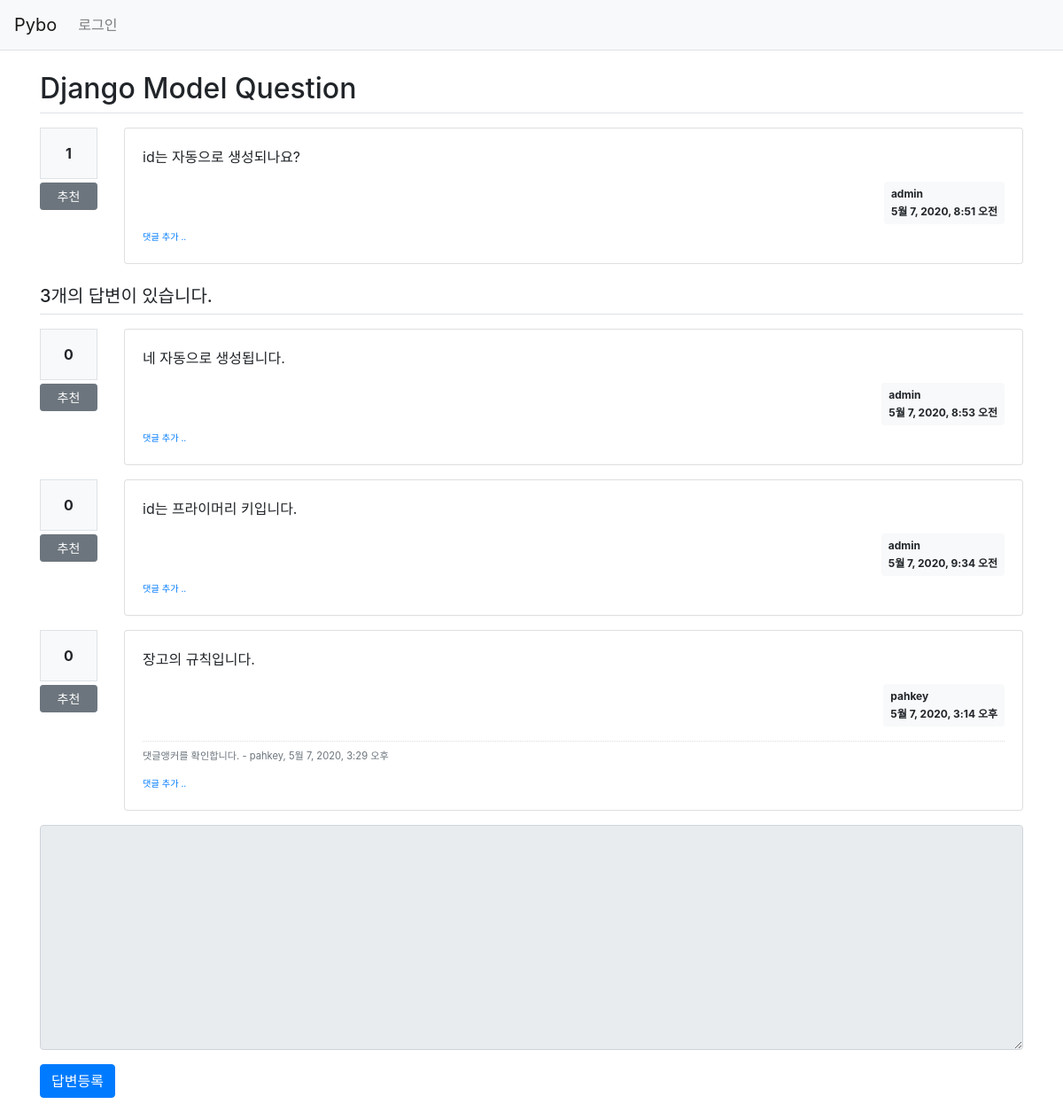
Screenshot of /pybo/2/ with the database file from the repository.
### pybo/models.py (models this page shows, shortened)
class Question(models.Model):
    author = models.ForeignKey(User, on_delete=models.CASCADE, related_name='author_question')
    subject = models.CharField(max_length=200)
    content = models.TextField()
    create_date = models.DateTimeField()
    modify_date = models.DateTimeField(null=True, blank=True)
    voter = models.ManyToManyField(User, related_name='voter_question')

class Answer(models.Model):
    author = models.ForeignKey(User, on_delete=models.CASCADE, related_name='author_answer')
    question = models.ForeignKey(Question, on_delete=models.CASCADE)
    content = models.TextField()
    create_date = models.DateTimeField()
    modify_date = models.DateTimeField(null=True, blank=True)
    voter = models.ManyToManyField(User, related_name='voter_answer')

class Comment(models.Model):
    author = models.ForeignKey(User, on_delete=models.CASCADE)
    content = models.TextField()
    create_date = models.DateTimeField()
    modify_date = models.DateTimeField(null=True, blank=True)
    question = models.ForeignKey(Question, null=True, blank=True, on_delete=models.CASCADE)
    answer = models.ForeignKey(Answer, null=True, blank=True, on_delete=models.CASCADE)

### pybo/views/base_views.py (the view)
# urls.py: path('<int:question_id>/', base_views.detail, name='detail'),
def detail(request, question_id):
    question = get_object_or_404(Question, pk=question_id)
    context = {'question': question}
    return render(request, 'pybo/question_detail.html', context)

### pybo/templatetags/pybo_filter.py (called while the page is built)
@register.filter()
def mark(value):
    extensions = ["nl2br", "fenced_code"]
    return mark_safe(markdown.markdown(value, extensions=extensions))

### templates/pybo/question_detail.html (shortened to what this page needs)
{% extends 'base.html' %}
{% load pybo_filter %}
{% block content %}
<div class="container my-3">
    <h2 class="border-bottom py-2">{{ question.subject }}</h2>
    <div class="row my-3">
        <div class="col-1">
            <div class="bg-light text-center p-3 border font-weight-bolder mb-1">{{question.voter.count}}</div>
            <a href="#" data-uri="{% url 'pybo:vote_question' question.id  %}"
               class="recommend btn btn-sm btn-secondary btn-block my-1">추천</a>
        </div>
        <div class="col-11">
            <div class="card">
                <div class="card-body">
                    <div class="card-text">{{ question.content|mark }}</div>
                    <div class="d-flex justify-content-end">
                        <div class="badge badge-light p-2 text-left">
                            <div class="mb-2">{{ question.author.username }}</div>
                            <div>{{ question.create_date }}</div>
                        </div>
                    </div>
                    <div>
                        <a href="{% url 'pybo:comment_create_question' question.id  %}"
                           class="small"><small>댓글 추가 ..</small></a>
                    </div>
                </div>
            </div>
        </div>
    </div>
    <h5 class="border-bottom my-3 py-2">{{question.answer_set.count}}개의 답변이 있습니다.</h5>
    {% for answer in question.answer_set.all %}
    <div class="row my-3">
        <div class="col-1">
            <div class="bg-light text-center p-3 border font-weight-bolder mb-1">{{answer.voter.count}}</div>
            <a href="#" data-uri="{% url 'pybo:vote_answer' answer.id  %}"
                class="recommend btn btn-sm btn-secondary btn-block my-1">추천</a>
        </div>
        <div class="col-11">
            <div class="card">
                <div class="card-body">
                    <div class="card-text">{{ answer.content|mark }}</div>
                    <div class="d-flex justify-content-end">
                        <div class="badge badge-light p-2 text-left">
                            <div class="mb-2">{{ answer.author.username }}</div>
                            <div>{{ answer.create_date }}</div>
                        </div>
                    </div>
                    {% if answer.comment_set.count > 0 %}
                    <div class="mt-3">
                    {% for comment in answer.comment_set.all %}
                        <div class="comment py-2 text-muted">
                            <span style="white-space: pre-line;">{{ comment.content }}</span>
                            <span>
                                - {{ comment.author }}, {{ comment.create_date }}
                            </span>
                        </div>
                    {% endfor %}
                    </div>
                    {% endif %}
                    <div>
                        <a href="{% url 'pybo:comment_create_answer' answer.id  %}"
                           class="small"><small>댓글 추가 ..</small></a>
                    </div>
                </div>
            </div>
        </div>
    </div>
    {% endfor %}
    <form action="{% url 'pybo:answer_create' question.id %}" method="post" class="my-3">
        <div class="form-group">
            <textarea {% if not user.is_authenticated %}disabled{% endif %}
              name="content" id="content" class="form-control" rows="10"></textarea>
        </div>
        <input type="submit" value="답변등록" class="btn btn-primary">
    </form>
</div>
{% endblock %}

### templates/base.html (shortened to what this page needs)
{% load static %}
<!doctype html>
<html lang="ko">
<head>
    <link rel="stylesheet" type="text/css" href="{% static 'bootstrap.min.css' %}">
    <link rel="stylesheet" type="text/css" href="{% static 'style.css' %}">
</head>
<body>
{% include "navbar.html" %}
{% block content %}
{% endblock %}
</body>
</html>

### templates/navbar.html (shortened to what this page needs)
<nav class="navbar navbar-expand-lg navbar-light bg-light border-bottom">
    <a class="navbar-brand" href="{% url 'pybo:index' %}">Pybo</a>
    <div class="collapse navbar-collapse flex-grow-0" id="navbarNav">
        <ul class="navbar-nav">
            <li class="nav-item ">
                {% if user.is_authenticated %}
                <a class="nav-link" href="{% url 'common:logout' %}">{{ user.username }} (로그아웃)</a>
                {% else %}
                <a class="nav-link" href="{% url 'common:login' %}">로그인</a>
                {% endif %}
            </li>
        </ul>
    </div>
</nav>

### static/style.css (style rules this page uses)
.comment { border-top:dotted 1px #ddd; font-size:0.7em; }

### rows the page displays
Question: subject "Django Model Question", voter.count "1", content|mark "id는 자동으로 생성되나요?", author.username "admin", create_date "5월 7, 2020, 8:51 오전", answer_set.count "3"
Answer: voter.count "0", content|mark "네 자동으로 생성됩니다.", author.username "admin", create_date "5월 7, 2020, 8:53 오전"
Answer: voter.count "0", content|mark "id는 프라이머리 키입니다.", author.username "admin", create_date "5월 7, 2020, 9:34 오전"
Answer: voter.count "0", content|mark "장고의 규칙입니다.", author.username "pahkey", create_date "5월 7, 2020, 3:14 오후"
Comment: content "댓글앵커를 확인합니다.", author "pahkey", create_date "5월 7, 2020, 3:29 오후"
